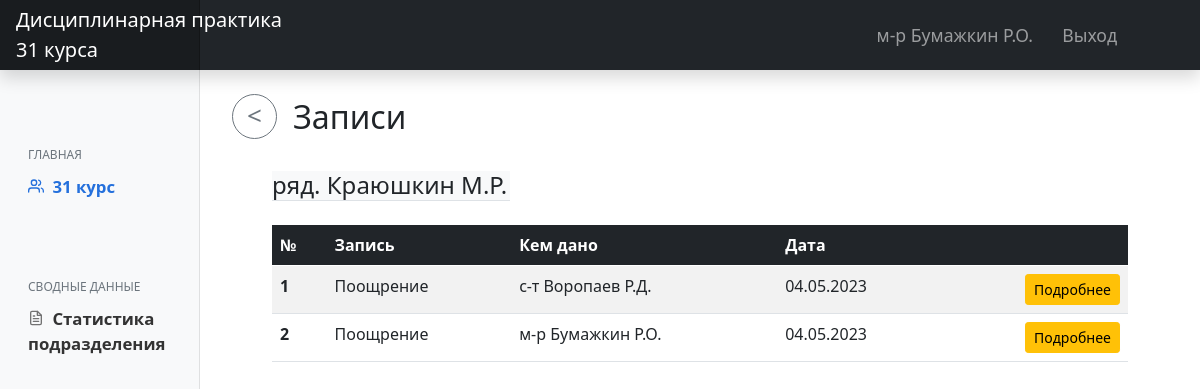
Page /notes/krayushkin-mr-87da3e5d/ (signed in) on the committed database.
### main/models.py (models this page shows, shortened)
class CustomUser(AbstractUser):
    LS = 1
    KO = 2
    KG = 3
    KOF = 4
    ST = 5
    NK = 6
    ROLE_CHOICES = (
        (LS, 'Курсант'),
        (KO, 'Командир отделения'),
        (KG, 'Командир группы'),
        (KOF, 'Курсовой офицер'),
        (ST, 'Старшина курса'),
        (NK, 'Начальник курса')
    )
    RANG_CHOICES = (
        ('ряд.', 'Рядовой'),
        ('мл.с-т', 'Мл.Сержант'),
        ('с-т', 'Сержант'),
        ('ст.с-т', 'Ст.Сержант'),
        ('пр-к', 'Прапорщик'),
        ('ст.пр-к', 'Ст.Прапорщик'),
        ('л-т', 'Лейтенант'),
        ('ст.л-т', 'Ст.Лейтенант'),
        ('к-н', 'Капитан'),
        ('м-р', 'Майор'),
        ('п/п-к', 'Подполковник'),
        ('п-к', 'Полковник')
    )
    role = models.PositiveSmallIntegerField('Должность', choices=ROLE_CHOICES, blank=True, null=True)
    first_name = models.CharField('Имя', max_length=50, blank=True, null=True)
    last_name = models.CharField('Фамилия', max_length=50, blank=True, null=True)
    surname = models.CharField('Отчество', max_length=50, blank=True, null=True)
    rang = models.CharField('Воинское звание', choices=RANG_CHOICES, max_length=50, blank=True, null=True)
    category = TreeForeignKey('Category', on_delete=models.PROTECT, related_name='staff', verbose_name='Подразделение',
                              blank=True, null=True)
    slug = models.SlugField(max_length=255, help_text='Заполняется автоматически!', db_index=True, blank=True)
    def get_FIO(self):
        if self.last_name:
            return str(self.rang) + ' ' + str(self.last_name) + ' ' + str(self.first_name[0].upper()) + '.' + str(
                self.surname[0].upper()) + '.'
        else:
            return "'unknown'"

class Category(MPTTModel):
    COURSE_TYPE = "course"
    PLATOON_TYPE = "platoon"
    GROUP_TYPE = "group"
    UNIT_TYPE = "unit"
    type_choices = [
        (COURSE_TYPE, "Курс"),
        (PLATOON_TYPE, "Взвод"),
        (GROUP_TYPE, "Группа"),
        (UNIT_TYPE, "Отделение"),
    ]
    title = models.CharField(max_length=50, unique=True, verbose_name='Название позразделения')
    type = models.CharField(choices=type_choices, max_length=25, verbose_name="Тип категории")
    parent = TreeForeignKey('self', on_delete=models.PROTECT, null=True, blank=True, related_name='children',
                            db_index=True, verbose_name='Родительская категория')
    slug = models.SlugField()
    class MPTTMeta:
        order_insertion_by = ['title']
    class Meta:
        unique_together = [['parent', 'slug']]
        verbose_name = 'Категория'
        verbose_name_plural = 'Категории'

class Note(models.Model):
    TYPENOTE_CHOICES = (
        ('Поощрение', 'Поощрение'),
        ('Взыскание', 'Взыскание'),
        ('Снятие ранее применённого взыскания', 'Снятие ранее применённого взыскания'),
    )
    cadet = models.ForeignKey(settings.AUTH_USER_MODEL, on_delete=models.CASCADE, related_name='notes',
                              verbose_name='Кому')
    type = models.CharField('Вид записи', choices=TYPENOTE_CHOICES, max_length=40)
    who_gave = models.ForeignKey(settings.AUTH_USER_MODEL, on_delete=models.PROTECT, related_name='written_notes',
                                 verbose_name='Кем дано')
    text = models.TextField('Текст записи')
    date = models.DateTimeField('Дата', default=datetime.now())
    check_active = models.BooleanField('Активно', default=True)
    slug = models.SlugField(max_length=255, unique=True, db_index=True, blank=True)
    class Meta:
        verbose_name = 'Запись'
        verbose_name_plural = 'Записи'

### main/views.py (the view)
# urls.py: path('notes/<slug:slug>/', UserNotesListView.as_view(), name='view_user_notes'),
class UserNotesListView(LoginRequiredMixin, ListView):
    model = Note
    context_object_name = 'user_notes'
    template_name = 'main/user_notes.html'
    def get_queryset(self):
        slug = self.kwargs["slug"]
        user = CustomUser.objects.filter(slug=slug).first()
        notes = user.notes.all()
        return notes
    def get_context_data(self, **kwargs):
        context = super().get_context_data(**kwargs)
        slug = self.kwargs["slug"]
        user = CustomUser.objects.filter(slug=slug).first()
        context["user"] = user
        return context

### main/templates/main/user_notes.html (shortened to what this page needs)
{% extends 'main/layout.html' %}
{% load static %}
{% block content %}
    <h2 class="mt-4 ms-2"><a onclick="history.back();"><button class="btn btn-outline-secondary btn-circle btn-sm mb-2 me-3"><</button></a>Записи</h2>
    <h4 class="mt-4 mx-5 bg-light w-25 border-bottom">{{ user.get_FIO }}</h4>
    {% if user_notes %}
    <div class="table-responsive mt-4 mx-5">
        <table class="table table-striped">
            <thead class="table-dark">
            <tr>
                <th scope="col">№</th>
                <th scope="col">Запись</th>
                <th scope="col">Кем дано</th>
                <th scope="col">Дата</th>
                <th scope="col"></th>
            </tr>
            </thead>
            <tbody>
            {% for note in user_notes %}
                <tr>
                    <th scope="row">{{ forloop.counter }}</th>
                    <td>{{ note.type }}</td>
                    <td>{{ note.who_gave.get_FIO }}</td>
                    <td>{{ note.date|date:"d.m.Y" }}</td>
                    <td class="text-end"><a class="btn btn-sm btn-warning" href="{% url 'user_note_detail' slug=note.slug %}">Подробнее</a></td>
                </tr>
            {% endfor %}
            </tbody>
        </table>
    </div>
    {% else %}
        <div class="alert alert-warning text-center mt-4 mx-5" role="alert">
            <h4 class="mt-1">Нет записей</h4>
        </div>
    {% endif %}
{% endblock %}

### main/templates/main/layout.html (shortened to what this page needs)
{% load static %}
<!DOCTYPE html>
<html lang="ru">
<head>
    <link rel="stylesheet" href="{% static 'main/css/main.css' %}">
    <link rel="stylesheet" href="{% static 'main/css/bootstrap.min.css' %}">
    <link href="{% static 'main/js/main.js' %}" rel="stylesheet">
  </head>
  <body>
  <header class="navbar navbar-dark sticky-top bg-dark flex-md-nowrap p-0 shadow">
      <a href="{% url 'home' %}" class="navbar-brand col-md-3 col-lg-2 me-0 px-3 text-start">Дисциплинарная практика<br>31 курса</a>
      <div class="navbar-nav">
          <div class="row row-cols-2 mx-2 gx-5">
              <div class="nav-item text-nowrap">
                  <a class="nav-link nav-el">{{ request.user.get_FIO }}</a>
              </div>
              <div class="nav-item text-nowrap">
                  <a class="nav-link nav-el px-3" href="{% url 'logout' %}">Выход</a>
              </div>
          </div>
      </div>
  </header>
  <div class="container-fluid">
      <div class="row">
          <nav id="sidebarMenu" class="col-md-3 col-lg-2 d-md-block bg-light sidebar collapse">
              <div class="position-sticky pt-5">
                  <h6 class="sidebar-heading d-flex justify-content-between align-items-center px-3 mb-1 text-muted">
                      Главная</h6>
                  <ul class="nav flex-column">
                      {% if request.user.role > 1 %}
                      <li class="nav-item">
                          <a class="nav-link active" aria-current="page" href="{% url 'view_group_content' %}">
                              <span data-feather="users"></span>
                              {{ request.user.category.title }}
                          </a>
                      </li>
                      {% endif %}
                  </ul>
                  {% if request.user.role > 1 %}
                  <h6 class="sidebar-heading d-flex justify-content-between align-items-center px-3 pt-5 mt-4 mb-1 text-muted">
                      сводные данные</h6>
                  <ul class="nav flex-column mb-2">
                      <li class="nav-item">
                          <a class="nav-link" href="{% url 'statistica' %}">
                              <span data-feather="file-text"></span>
                              Статистика подразделения
                          </a>
                      </li>
                  </ul>
                  {% endif %}
              </div>
    </nav>
    <main class="col-md-9 ms-sm-auto col-lg-10 px-md-4">
        {% block content %}{% endblock %}
    </main>
  </div>
</div>
  </body>
</html>

### main/static/main/css/main.css (style rules this page uses)
body { font-size: .875rem; }
.feather { width: 16px; height: 16px; vertical-align: text-bottom; }
.sidebar { position: fixed; top: 0; bottom: 0; left: 0; z-index: 100; padding: 100px 0 0; box-shadow: inset -1px 0 0 rgba(0, 0, 0, .1); }
.sidebar .nav-link { font-weight: 600; color: #333; font-size: 1.05rem; }
.sidebar .nav-link .feather { margin-right: 4px; margin-bottom: 4px; color: #727272; }
.sidebar .nav-link { transition: transform .3s ease-out; }
.sidebar .nav-link.active { color: #2470dc; }
.sidebar .nav-link:hover .feather, .sidebar .nav-link.active .feather { color: inherit; }
.sidebar-heading { font-size: .75rem; text-transform: uppercase; }
.navbar-brand { padding-top: .75rem; padding-bottom: .75rem; font-size: 1.15rem; background-color: rgba(0, 0, 0, .25); box-shadow: inset -1px 0 0 rgba(0, 0, 0, .25); }
.nav-el { font-size: 1.1rem; }
.btn-circle.btn-sm { width: 45px; height: 45px; padding-top: 0px; padding-bottom: 3px; border-radius: 60px; font-size: 26px; text-align: center; }

### rows in the picture
CustomUser: user.get_FIO "м-р Бумажкин Р.О.", user.category "31 курс"
CustomUser: get_FIO "ряд. Краюшкин М.Р."
Note: type "Поощрение", who_gave.get_FIO "с-т Воропаев Р.Д.", date "04.05.2023"
Note: type "Поощрение", who_gave.get_FIO "м-р Бумажкин Р.О.", date "04.05.2023"
